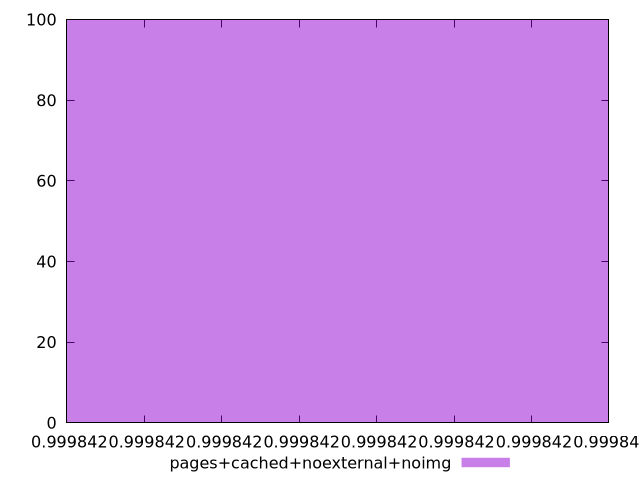

The gnuplot source for this figure:
$_pagesCachedNoexternalNoimg <<EOF
0.9998419324465514 100
EOF
set key outside below
set terminal pngcairo
set output "report_00006_2020-11-02T20-21-41.718Z/uses-long-cache-ttl/pages+cached+noexternal+noimg//hist.png"
set yrange [0:100]
set boxwidth 8.646124541458826e-16
set style fill transparent solid 0.5 noborder
plot $_pagesCachedNoexternalNoimg title "pages+cached+noexternal+noimg" with boxes ,
